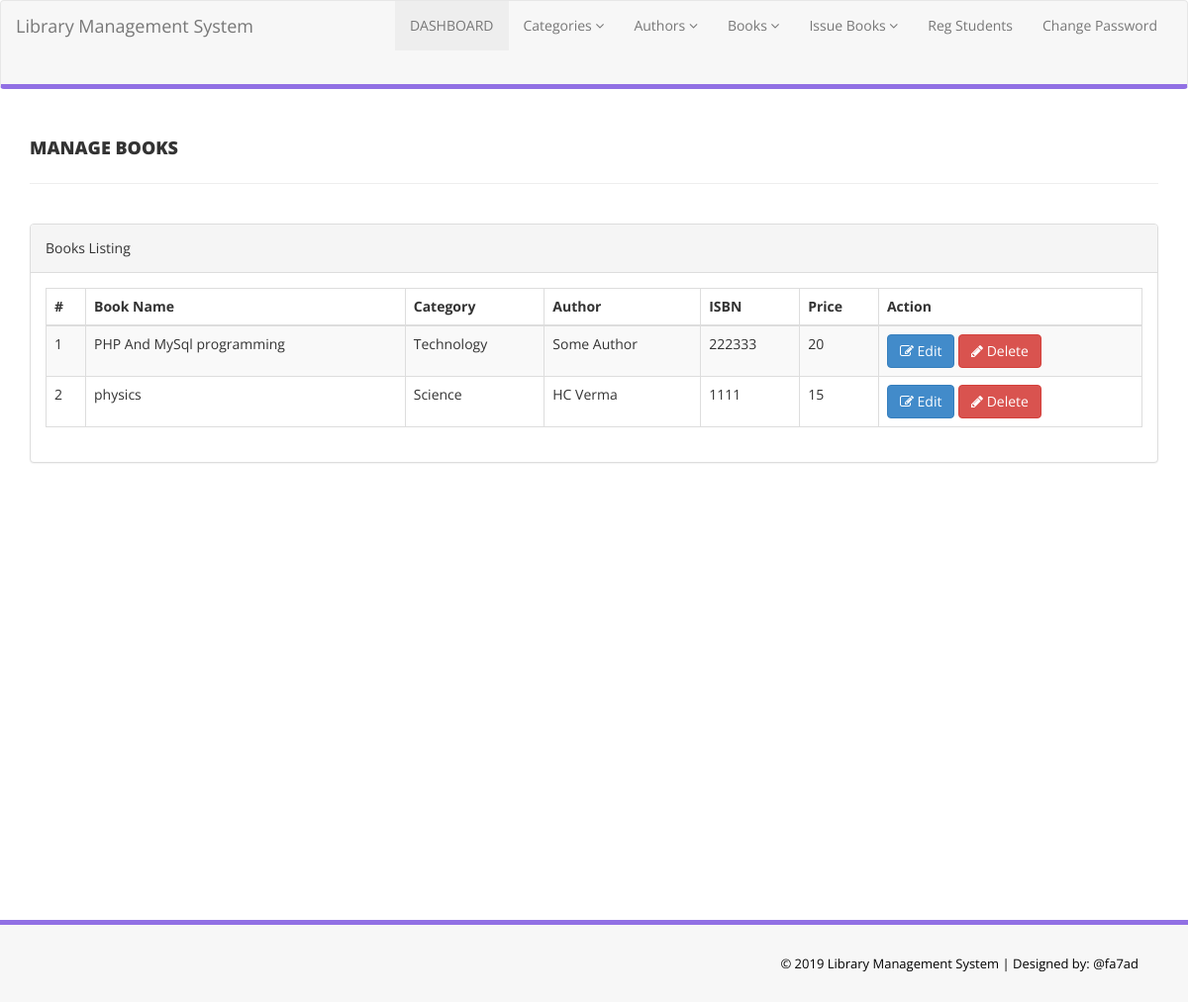
Page /app/src/admin/manage-books.php (signed in) on the committed database.
### tables this page shows
CREATE TABLE `tblbooks` (
  `id` int(11) NOT NULL,
  `BookName` varchar(255) DEFAULT NULL,
  `CatId` int(11) DEFAULT NULL,
  `AuthorId` int(11) DEFAULT NULL,
  `ISBNNumber` int(11) DEFAULT NULL,
  `BookPrice` int(11) DEFAULT NULL,
  `RegDate` timestamp NULL DEFAULT CURRENT_TIMESTAMP,
  `UpdationDate` timestamp NULL DEFAULT NULL ON UPDATE CURRENT_TIMESTAMP
);

CREATE TABLE `tblcategory` (
  `id` int(11) NOT NULL,
  `CategoryName` varchar(150) DEFAULT NULL,
  `Status` int(1) DEFAULT NULL,
  `CreationDate` timestamp NULL DEFAULT CURRENT_TIMESTAMP,
  `UpdationDate` timestamp NULL DEFAULT '0000-00-00 00:00:00' ON UPDATE CURRENT_TIMESTAMP
);

CREATE TABLE `tblauthors` (
  `id` int(11) NOT NULL,
  `AuthorName` varchar(159) DEFAULT NULL,
  `creationDate` timestamp NULL DEFAULT CURRENT_TIMESTAMP,
  `UpdationDate` timestamp NULL DEFAULT NULL ON UPDATE CURRENT_TIMESTAMP
);

### app/src/admin/manage-books.php (the view, shortened to what this page needs)
<?php
include('includes/config.php');
?>
<!DOCTYPE html>
<html lang="en">
<head>
    <link href="assets/css/bootstrap.css" rel="stylesheet" />
    <link href="assets/css/font-awesome.css" rel="stylesheet" />
    <link href="assets/js/dataTables/dataTables.bootstrap.css" rel="stylesheet" />
    <link href="assets/css/style.css" rel="stylesheet" />
</head>
<body>
    <?php include('includes/header.php'); ?>
    <div class="content-wrapper">
        <div class="container">
            <div class="row pad-botm">
                <div class="col-md-12">
                    <h4 class="header-line">Manage Books</h4>
                </div>
                <div class="row">
                </div>
            </div>
            <div class="row">
                <div class="col-md-12">
                    <div class="panel panel-default">
                        <div class="panel-heading">
                            Books Listing
                        </div>
                        <div class="panel-body">
                            <div class="table-responsive">
                                <table class="table table-striped table-bordered table-hover" id="dataTables-example">
                                    <thead>
                                        <tr>
                                            <th>#</th>
                                            <th>Book Name</th>
                                            <th>Category</th>
                                            <th>Author</th>
                                            <th>ISBN</th>
                                            <th>Price</th>
                                            <th>Action</th>
                                        </tr>
                                    </thead>
                                    <tbody>
                                        <?php $sql = "SELECT tblbooks.BookName,tblcategory.CategoryName,tblauthors.AuthorName,tblbooks.ISBNNumber,tblbooks.BookPrice,tblbooks.id as bookid from  tblbooks join tblcategory on tblcategory.id=tblbooks.CatId join tblauthors on tblauthors.id=tblbooks.AuthorId";
                                        $query = $dbh->prepare($sql);
                                        $query->execute();
                                        $results = $query->fetchAll(PDO::FETCH_OBJ);
                                        $cnt = 1;
                                        if ($query->rowCount() > 0) {
                                            foreach ($results as $result) {               ?>
                                                <tr class="odd gradeX">
                                                    <td class="center"><?php echo htmlentities($cnt); ?></td>
                                                    <td class="center"><?php echo htmlentities($result->BookName); ?></td>
                                                    <td class="center"><?php echo htmlentities($result->CategoryName); ?></td>
                                                    <td class="center"><?php echo htmlentities($result->AuthorName); ?></td>
                                                    <td class="center"><?php echo htmlentities($result->ISBNNumber); ?></td>
                                                    <td class="center"><?php echo htmlentities($result->BookPrice); ?></td>
                                                    <td class="center">
                                                        <a href="edit-book.php?bookid=<?php echo htmlentities($result->bookid); ?>"><button class="btn btn-primary"><i class="fa fa-edit "></i> Edit</button>
                                                            <a href="manage-books.php?del=<?php echo htmlentities($result->bookid); ?>" onclick="return confirm('Are you sure you want to delete?');"" >  <button class=" btn btn-danger"><i class="fa fa-pencil"></i> Delete</button>
                                                    </td>
                                                </tr>
                                        <?php $cnt = $cnt + 1;
                                            }
                                        } ?>
                                    </tbody>
                                </table>
                            </div>
                        </div>
                    </div>
                </div>
            </div>
        </div>
    </div>
    <?php include('includes/footer.php'); ?>
</body>
</html>

### app/src/admin/assets/css/style.css (style rules this page uses)
.content-wrapper { margin-top: 40px; min-height:800px; padding-bottom:90px; }
.header-line { font-weight:900; padding-bottom:25px; border-bottom:1px solid #eeeeee; text-transform:uppercase; }
.pad-botm { padding-bottom:30px; }

### rows in the picture
tblbooks: BookName "PHP And MySql programming", tblcategory.CategoryName "Technology", AuthorId.AuthorName "Some Author", ISBNNumber "222333", BookPrice "20"
tblbooks: BookName "physics", tblcategory.CategoryName "Science", AuthorId.AuthorName "HC Verma", ISBNNumber "1111", BookPrice "15"
